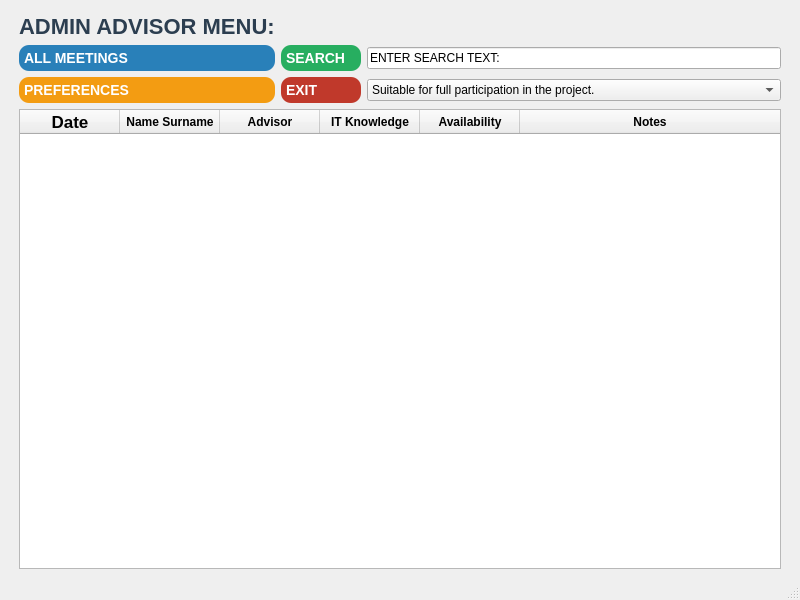
<?xml version="1.0" encoding="UTF-8"?>
<ui version="4.0">
 <class>MainWindow</class>
 <widget class="QMainWindow" name="MainWindow">
  <property name="geometry">
   <rect>
    <x>0</x>
    <y>0</y>
    <width>800</width>
    <height>600</height>
   </rect>
  </property>
  <property name="windowTitle">
   <string>ADMIN ADVISOR</string>
  </property>
  <property name="styleSheet">
   <string notr="true"/>
  </property>
  <widget class="QWidget" name="centralwidget">
   <property name="styleSheet">
    <string notr="true"/>
   </property>
   <layout class="QGridLayout" name="gridLayout">
    <property name="leftMargin">
     <number>19</number>
    </property>
    <property name="topMargin">
     <number>14</number>
    </property>
    <property name="rightMargin">
     <number>19</number>
    </property>
    <item row="3" column="1">
     <widget class="QPushButton" name="buttonExit">
      <property name="styleSheet">
       <string notr="true">QPushButton {
    border-radius: 10px;
    font-weight: bold;
    font-size: 14px;
    background-color: #c0392b;
    color: white;
    text-align: left;
    direction: rtl;
    padding: 5px;
    padding-right: 15px; 
}
QPushButton:hover { 
    background-color: #e74c3c; 
}</string>
      </property>
      <property name="text">
       <string>EXIT</string>
      </property>
     </widget>
    </item>
    <item row="4" column="0" colspan="3">
     <widget class="QTableWidget" name="tableWidget">
      <property name="styleSheet">
       <string notr="true"/>
      </property>
      <attribute name="horizontalHeaderCascadingSectionResizes">
       <bool>true</bool>
      </attribute>
      <attribute name="horizontalHeaderStretchLastSection">
       <bool>true</bool>
      </attribute>
      <column>
       <property name="text">
        <string notr="true">Date</string>
       </property>
       <property name="font">
        <font>
         <pointsize>13</pointsize>
         <weight>75</weight>
         <bold>true</bold>
        </font>
       </property>
      </column>
      <column>
       <property name="text">
        <string notr="true">Name Surname</string>
       </property>
       <property name="font">
        <font>
         <weight>75</weight>
         <bold>true</bold>
        </font>
       </property>
      </column>
      <column>
       <property name="text">
        <string notr="true">Advisor</string>
       </property>
       <property name="font">
        <font>
         <weight>75</weight>
         <bold>true</bold>
        </font>
       </property>
      </column>
      <column>
       <property name="text">
        <string notr="true">IT Knowledge</string>
       </property>
       <property name="font">
        <font>
         <weight>75</weight>
         <bold>true</bold>
        </font>
       </property>
      </column>
      <column>
       <property name="text">
        <string notr="true">Availability</string>
       </property>
       <property name="font">
        <font>
         <weight>75</weight>
         <bold>true</bold>
        </font>
       </property>
      </column>
      <column>
       <property name="text">
        <string notr="true">Notes</string>
       </property>
       <property name="font">
        <font>
         <weight>75</weight>
         <bold>true</bold>
        </font>
       </property>
      </column>
     </widget>
    </item>
    <item row="3" column="2">
     <widget class="QComboBox" name="boxTercihler">
      <item>
       <property name="text">
        <string>Suitable for full participation in the project.</string>
       </property>
      </item>
      <item>
       <property name="text">
        <string>Suitable for referral to the initial IT training.</string>
       </property>
      </item>
      <item>
       <property name="text">
        <string>Suitable for internship training for the project.</string>
       </property>
      </item>
      <item>
       <property name="text">
        <string>Suitable for referral to another project.</string>
       </property>
      </item>
      <item>
       <property name="text">
        <string>Suitable for direct referral to individual coaching.</string>
       </property>
      </item>
      <item>
       <property name="text">
        <string>Suitable for participation in the next project.</string>
       </property>
      </item>
      <item>
       <property name="text">
        <string>Should be referred to another sector.</string>
       </property>
      </item>
      <item>
       <property name="text">
        <string>Other.</string>
       </property>
      </item>
     </widget>
    </item>
    <item row="2" column="0">
     <widget class="QPushButton" name="buttonGorusmeler">
      <property name="styleSheet">
       <string notr="true">QPushButton {
    border-radius: 10px;
    font-weight: bold;
    font-size: 14px;
    background-color: #2980b9;
    color: white;
    text-align: left;
    direction: rtl;
    padding: 5px;
    padding-right: 15px; 
}

QPushButton:hover { 
    background-color: #3498db; 
}</string>
      </property>
      <property name="text">
       <string>ALL MEETINGS</string>
      </property>
     </widget>
    </item>
    <item row="3" column="0">
     <widget class="QPushButton" name="buttonTercihler">
      <property name="styleSheet">
       <string notr="true">QPushButton {
    border-radius: 10px;
    font-weight: bold;
    font-size: 14px;
    background-color: #f39c12;
    color: white;
    text-align: left;
    direction: rtl;
    padding: 5px;
    padding-right: 15px; 
}

QPushButton:hover { 
    background-color: #f1c40f; 
}</string>
      </property>
      <property name="text">
       <string>PREFERENCES</string>
      </property>
     </widget>
    </item>
    <item row="2" column="1">
     <widget class="QPushButton" name="buttonAra">
      <property name="styleSheet">
       <string notr="true">QPushButton {
    border-radius: 10px;
    font-weight: bold;
    font-size: 14px;
    background-color: #27ae60;
    color: white;
    text-align: left;
    direction: rtl; 
    padding: 5px;
    padding-right: 15px; 
}

QPushButton:hover { 
    background-color: #2ecc71; 
}</string>
      </property>
      <property name="text">
       <string>SEARCH</string>
      </property>
     </widget>
    </item>
    <item row="2" column="2">
     <widget class="QLineEdit" name="lineArama">
      <property name="accessibleDescription">
       <string/>
      </property>
      <property name="text">
       <string>ENTER SEARCH TEXT:</string>
      </property>
      <property name="alignment">
       <set>Qt::AlignLeading|Qt::AlignLeft|Qt::AlignVCenter</set>
      </property>
     </widget>
    </item>
    <item row="0" column="0">
     <widget class="QLabel" name="label">
      <property name="styleSheet">
       <string notr="true">QLabel {
    color: #2c3e50;               
    font-size: 22px;               
    font-weight: bold;             
    font-family: &quot;Segoe UI&quot;, Arial; 
    background-color: transparent;
    qproperty-alignment: 'AlignCenter'; 
}</string>
      </property>
      <property name="text">
       <string>ADMIN ADVISOR MENU:</string>
      </property>
     </widget>
    </item>
   </layout>
  </widget>
  <widget class="QMenuBar" name="menubar">
   <property name="geometry">
    <rect>
     <x>0</x>
     <y>0</y>
     <width>800</width>
     <height>30</height>
    </rect>
   </property>
  </widget>
  <widget class="QStatusBar" name="statusbar"/>
 </widget>
 <resources/>
 <connections/>
</ui>
